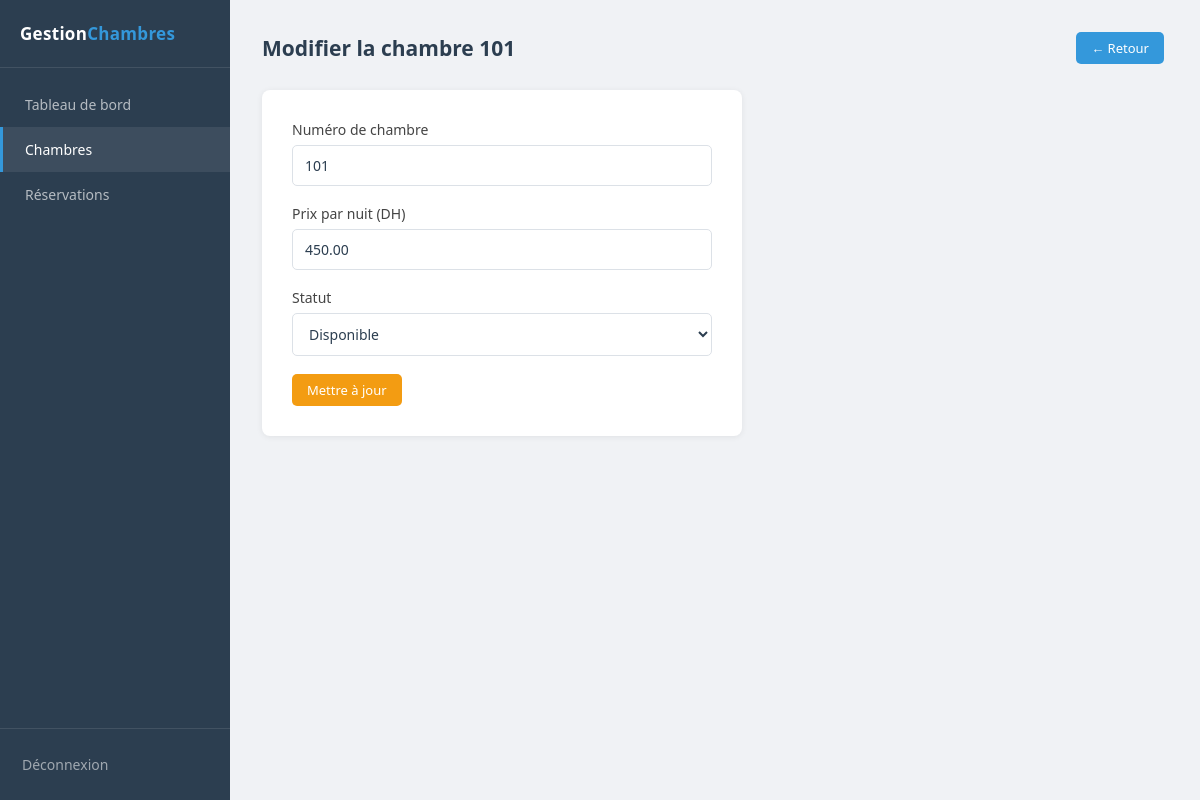
The page /chambres/modifier.php?id=1 (signed in) on the database its author committed.
### tables this page shows
CREATE TABLE IF NOT EXISTS chambres (
    id     INT           AUTO_INCREMENT PRIMARY KEY,
    numero VARCHAR(10)   NOT NULL,
    prix   DECIMAL(10,2) NOT NULL,
    statut ENUM('disponible', 'occupee') NOT NULL DEFAULT 'disponible'
);

### chambres/modifier.php (the view, shortened to what this page needs)
<?php
require_once __DIR__ . '/../config/database.php';
$id = intval($_GET['id'] ?? 0);
$stmt = $conn->prepare("SELECT * FROM chambres WHERE id = ?");
$stmt->bind_param('i', $id);
$stmt->execute();
$chambre = $stmt->get_result()->fetch_assoc();
$val_numero = $_POST['numero'] ?? $chambre['numero'];
$val_prix   = $_POST['prix']   ?? $chambre['prix'];
$val_statut = $_POST['statut'] ?? $chambre['statut'];
$page_title = 'Modifier la chambre ' . htmlspecialchars($chambre['numero']);
require_once __DIR__ . '/../includes/header.php';
?>
<div class="page-header">
    <h1><?= $page_title ?></h1>
    <a href="<?= BASE_URL ?>/chambres/index.php" class="btn btn-primary">← Retour</a>
</div>
<div class="form-box">
    <form method="POST">
        <div class="form-group">
            <label for="numero">Numéro de chambre</label>
            <input type="text" id="numero" name="numero"
                   value="<?= htmlspecialchars($val_numero) ?>">
        </div>
        <div class="form-group">
            <label for="prix">Prix par nuit (DH)</label>
            <input type="number" id="prix" name="prix"
                   step="0.01" min="1"
                   value="<?= htmlspecialchars($val_prix) ?>">
        </div>
        <div class="form-group">
            <label for="statut">Statut</label>
            <select id="statut" name="statut">
                <option value="disponible" <?= $val_statut === 'disponible' ? 'selected' : '' ?>>
                    Disponible
                </option>
            </select>
        </div>
        <button type="submit" class="btn btn-warning">Mettre à jour</button>
    </form>
</div>
<?php require_once __DIR__ . '/../includes/footer.php'; ?>

### assets/style.css (style rules this page uses)
* { margin: 0; padding: 0; box-sizing: border-box; }
body { font-family: 'Segoe UI', Tahoma, Geneva, Verdana, sans-serif; background: #f0f2f5; color: #2c3e50; display: flex; min-height: 100vh; }
.page-header { display: flex; align-items: center; justify-content: space-between; margin-bottom: 26px; }
.page-header h1 { font-size: 21px; font-weight: 600; color: #2c3e50; }
.btn { display: inline-block; padding: 7px 15px; border: none; border-radius: 5px; font-size: 13px; font-weight: 500; cursor: pointer; text-decoration: none; transition: opacity 0.2s; margin-right: 4px; font-family: inherit; }
.btn-primary { background: #3498db; color: #fff; }
.btn-warning { background: #f39c12; color: #fff; }
.form-box { background: #fff; border-radius: 8px; padding: 30px; max-width: 480px; box-shadow: 0 1px 6px rgba(0, 0, 0, 0.07); }
.form-group { margin-bottom: 18px; }
label { display: block; margin-bottom: 6px; font-size: 14px; font-weight: 500; color: #444; }
input[type="text"], input[type="number"], input[type="date"], input[type="password"], select { width: 100%; padding: 10px 12px; border: 1px solid #dce1e7; border-radius: 5px; font-size: 14px; color: #2c3e50; background: #fff; outline: none; font-family: inherit; transition: border-color 0.2s, box-shadow 0.2s; }

### rows shown on the page
chambres: numero "Modifier la chambre 101", numero "101", prix "450.00", statut "Disponible"
